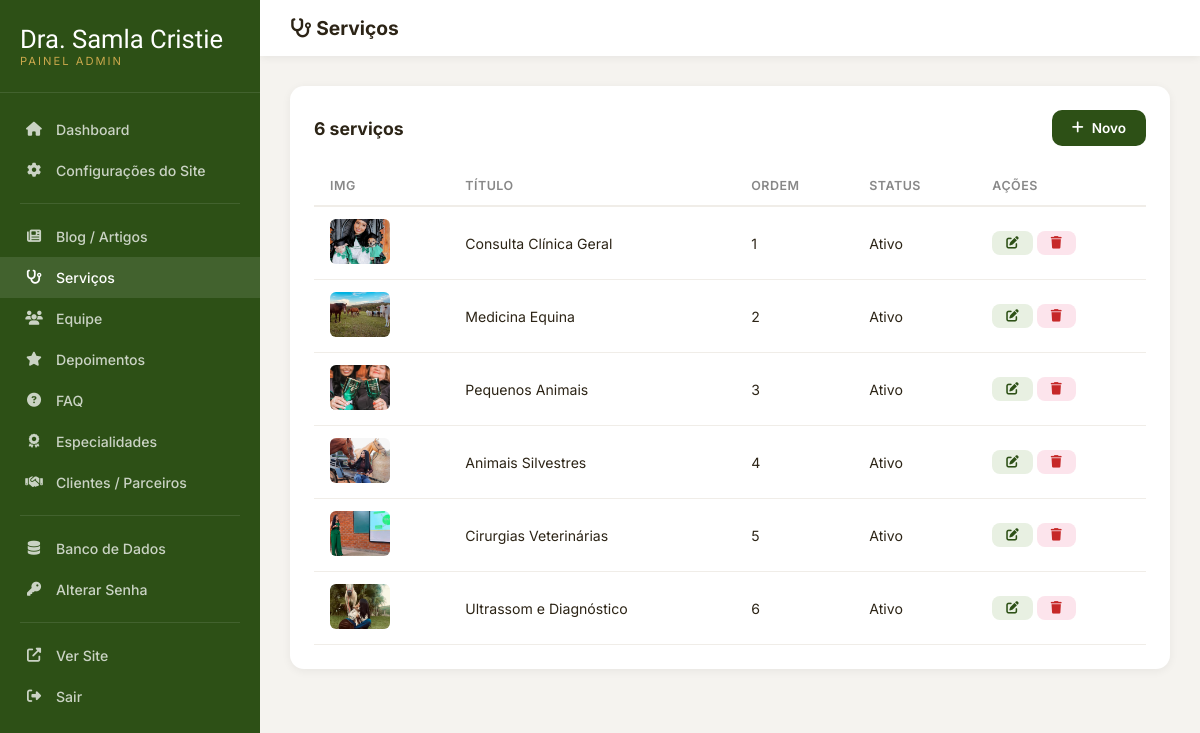
Before: /admin/services.php (signed in) with the older database file.
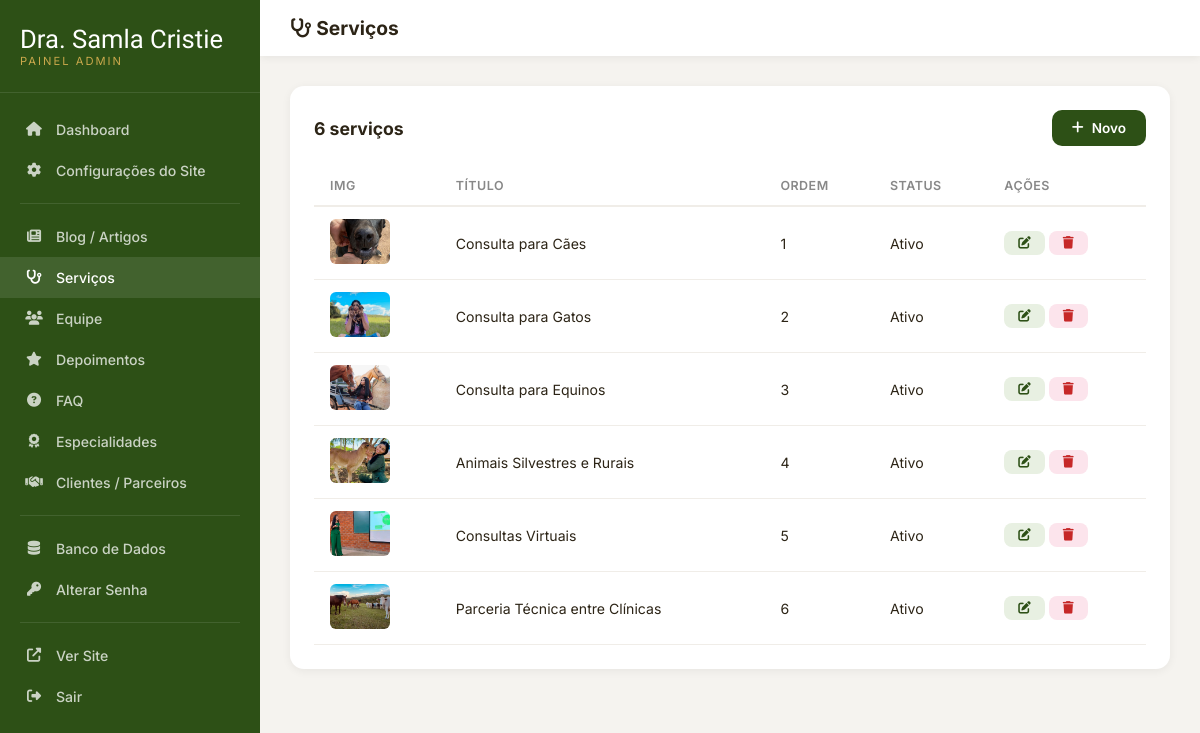
After: the same page with the newer database file.
### tables this page shows
CREATE TABLE IF NOT EXISTS `services` (
    `id` INT AUTO_INCREMENT PRIMARY KEY,
    `title` VARCHAR(200) NOT NULL,
    `description` TEXT,
    `icon` VARCHAR(50) DEFAULT 'fas fa-paw',
    `image` VARCHAR(255),
    `whatsapp_text` VARCHAR(500),
    `sort_order` INT DEFAULT 0,
    `active` TINYINT(1) DEFAULT 1,
    `created_at` TIMESTAMP DEFAULT CURRENT_TIMESTAMP,
    `updated_at` TIMESTAMP DEFAULT CURRENT_TIMESTAMP ON UPDATE CURRENT_TIMESTAMP
);

### config.php (called while the page is built, shortened)
<?php
function e($str) {
    return htmlspecialchars($str ?? '', ENT_QUOTES, 'UTF-8');
}

### admin/services.php (the view, shortened to what this page needs)
<?php
$db = getDB();
$editItem = null;
$table = 'services';
$title = 'Serviços';
$items = $db->query("SELECT * FROM {$table} ORDER BY sort_order")->fetchAll();
?>
<!DOCTYPE html>
<html lang="pt-BR">
<head>
    <link rel="stylesheet" href="https://cdnjs.cloudflare.com/ajax/libs/font-awesome/6.5.1/css/all.min.css">
    <link rel="stylesheet" href="admin.css">
</head>
<body>
<div class="admin-wrapper">
    <?php include 'sidebar.php'; ?>
    <div class="main-content">
        <div class="topbar"><div style="display:flex;align-items:center;gap:12px;"><h2><i class="fas fa-stethoscope"></i> <?= $title ?></h2></div></div>
        <div class="content">
            <?php if ($editItem !== null): ?>
            <div class="admin-card">
                <form method="POST" enctype="multipart/form-data">
                    <input type="hidden" name="id" value="<?= e($editItem['id']) ?>">
                    <div class="form-grid">
                        <div class="form-group"><label>Título</label><input type="text" name="title" value="<?= e($editItem['title']) ?>" required></div>
                        <div class="form-group"><label>Ícone (FontAwesome)</label><input type="text" name="icon" value="<?= e($editItem['icon']) ?>"></div>
                        <div class="form-group form-full"><label>Descrição</label><textarea name="description" rows="4"><?= e($editItem['description']) ?></textarea></div>
                        <div class="form-group"><label>Imagem</label>
                            <input type="text" name="image" value="<?= e($editItem['image']) ?>">
                            <?php if ($editItem['image']): ?><img src="../<?= e($editItem['image']) ?>" class="img-preview"><?php endif; ?>
                            <input type="file" name="image_file" accept="image/*" style="margin-top:8px;">
                        </div>
                        <div class="form-group"><label>Texto WhatsApp</label><input type="text" name="whatsapp_text" value="<?= e($editItem['whatsapp_text']) ?>"></div>
                        <div class="form-group"><label>Ordem</label><input type="number" name="sort_order" value="<?= e($editItem['sort_order']) ?>"></div>
                        <div class="form-group"><label style="margin-bottom:10px;">Status</label><label style="display:flex;align-items:center;gap:8px;font-size:0.9rem;text-transform:none;letter-spacing:0;"><input type="checkbox" name="active" <?= $editItem['active']?'checked':'' ?>> Ativo</label></div>
                    </div>
                    <div class="form-actions"><button type="submit" class="btn-save"><i class="fas fa-save"></i> Salvar</button><a href="services.php" class="btn-cancel">Cancelar</a></div>
                </form>
            </div>
            <?php else: ?>
            <div class="admin-card">
                <div class="admin-card-header"><h3><?= count($items) ?> serviços</h3><a href="services.php?new=1" class="btn-add"><i class="fas fa-plus"></i> Novo</a></div>
                <table class="admin-table"><thead><tr><th>Img</th><th>Título</th><th>Ordem</th><th>Status</th><th>Ações</th></tr></thead><tbody>
                <?php foreach ($items as $i): ?>
                <tr><td><img src="../<?= e($i['image']) ?>"></td><td><?= e($i['title']) ?></td><td><?= $i['sort_order'] ?></td><td><?= $i['active']?'Ativo':'Inativo' ?></td>
                <td><a href="services.php?edit=<?= $i['id'] ?>" class="btn-sm btn-edit"><i class="fas fa-edit"></i></a> <a href="services.php?delete=<?= $i['id'] ?>" class="btn-sm btn-delete" onclick="return confirm('Excluir?')"><i class="fas fa-trash"></i></a></td></tr>
                <?php endforeach; ?></tbody></table>
            </div>
            <?php endif; ?>
        </div>
    </div>
</div>
</body></html>

Changed rows visible on the page:
changed services: image: a different picture; title "Consulta Clínica Geral" → "Consulta para Cães"
changed services: image: a different picture; title "Medicina Equina" → "Consulta para Gatos"
changed services: image: a different picture; title "Pequenos Animais" → "Consulta para Equinos"
changed services: image: a different picture; title "Animais Silvestres" → "Animais Silvestres e Rurais"
changed services: title "Cirurgias Veterinárias" → "Consultas Virtuais"
changed services: image: a different picture; title "Ultrassom e Diagnóstico" → "Parceria Técnica entre Clínicas"
